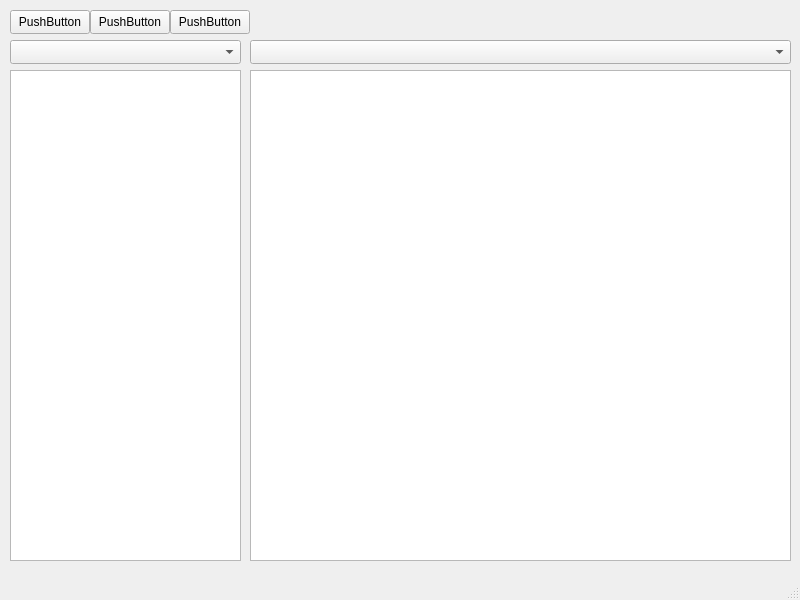
<?xml version="1.0" encoding="UTF-8"?>
<ui version="4.0">
 <class>MainWindow</class>
 <widget class="QMainWindow" name="MainWindow">
  <property name="geometry">
   <rect>
    <x>0</x>
    <y>0</y>
    <width>800</width>
    <height>600</height>
   </rect>
  </property>
  <property name="windowTitle">
   <string>MainWindow</string>
  </property>
  <widget class="QWidget" name="centralwidget">
   <widget class="QComboBox" name="comboBox">
    <property name="geometry">
     <rect>
      <x>10</x>
      <y>40</y>
      <width>231</width>
      <height>24</height>
     </rect>
    </property>
   </widget>
   <widget class="QListView" name="listView">
    <property name="geometry">
     <rect>
      <x>10</x>
      <y>70</y>
      <width>231</width>
      <height>491</height>
     </rect>
    </property>
   </widget>
   <widget class="QComboBox" name="comboBox_2">
    <property name="geometry">
     <rect>
      <x>250</x>
      <y>40</y>
      <width>541</width>
      <height>24</height>
     </rect>
    </property>
   </widget>
   <widget class="QListView" name="listView_2">
    <property name="geometry">
     <rect>
      <x>250</x>
      <y>70</y>
      <width>541</width>
      <height>491</height>
     </rect>
    </property>
   </widget>
   <widget class="QPushButton" name="pushButton">
    <property name="geometry">
     <rect>
      <x>10</x>
      <y>10</y>
      <width>80</width>
      <height>24</height>
     </rect>
    </property>
    <property name="text">
     <string>PushButton</string>
    </property>
   </widget>
   <widget class="QPushButton" name="pushButton_2">
    <property name="geometry">
     <rect>
      <x>90</x>
      <y>10</y>
      <width>80</width>
      <height>24</height>
     </rect>
    </property>
    <property name="text">
     <string>PushButton</string>
    </property>
   </widget>
   <widget class="QPushButton" name="pushButton_3">
    <property name="geometry">
     <rect>
      <x>170</x>
      <y>10</y>
      <width>80</width>
      <height>24</height>
     </rect>
    </property>
    <property name="text">
     <string>PushButton</string>
    </property>
   </widget>
  </widget>
  <widget class="QMenuBar" name="menubar">
   <property name="geometry">
    <rect>
     <x>0</x>
     <y>0</y>
     <width>800</width>
     <height>21</height>
    </rect>
   </property>
  </widget>
  <widget class="QStatusBar" name="statusbar"/>
 </widget>
 <resources/>
 <connections/>
</ui>
